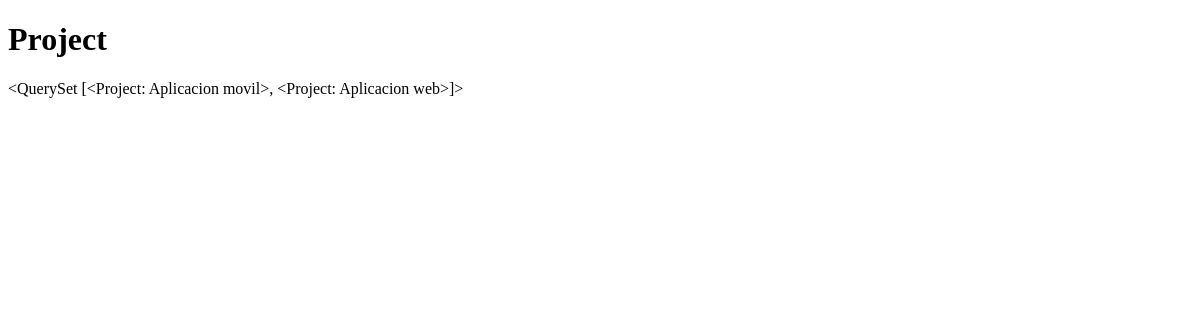
Page /project/ on the earlier database version.
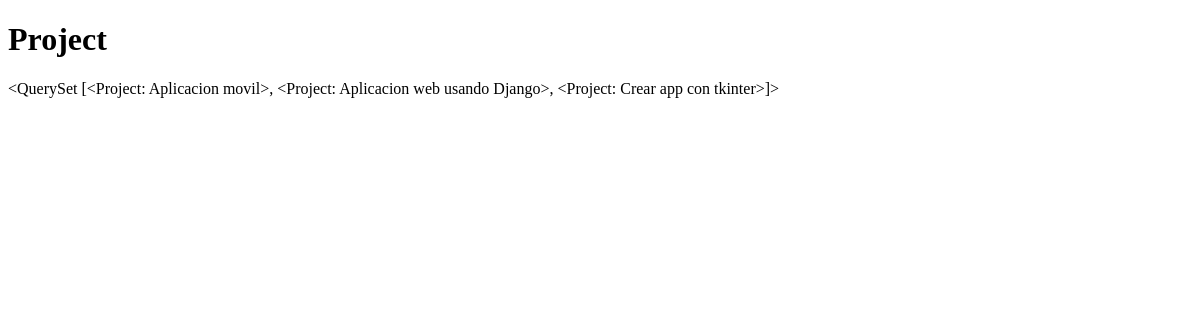
Same page on the later database version.
### myapp/models.py (models this page shows)
class Project(models.Model):
    name = models.CharField(max_length=200)
    def __str__(self):
        return self.name

### myapp/views.py (the view)
# urls.py: path('project/', views.project),
def project(request):
    projects = Project.objects.all()
    return render(request, 'projects.html', {'proyectos':projects})

### myapp/templates/projects.html (shortened to what this page needs)
<!DOCTYPE html>
<html lang="en">
<head>
</head>
<body>
    <h1>Project</h1>
    <p>
        {{proyectos}}
    </p>
</body>
</html>

Differences in the rows shown:
changed through a linked row, Project: name.name "<QuerySet [<Project: Aplicacion movil>, <Project: Aplicacion web>]>" → "<QuerySet [<Project: Aplicacion movil>, <Project: Aplicacion web usando Django>, <Project: Crear app con tkinter>]>"
